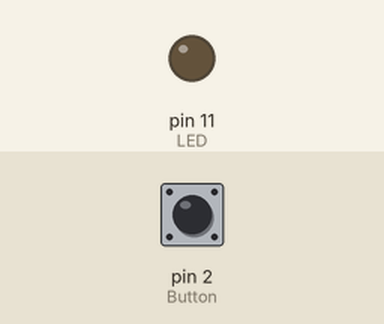
Simulated run of this sketch. Board: Arduino Uno, built with avr-gcc and run on an emulated ATmega328P. On the bench: output pins drawn as LEDs (lit = HIGH). The inputs (shaded band) are chosen by the test bench; at power-on: pin 2 (Button) HIGH.

Above: at 1.2 s.
1.3 s: pin 2 (Button) pulled LOW for 0.15 s
At 2.5 s:
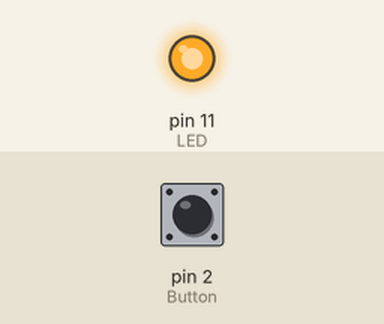
2.9 s: pin 2 (Button) pulled LOW for 1 s
At 3.8 s:
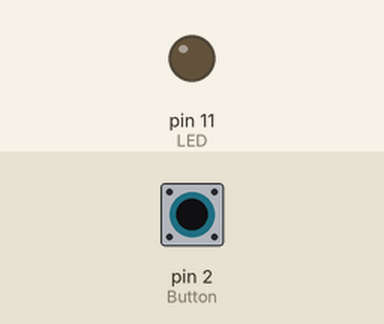
5.4 s: pin 2 (Button) pulled LOW for 3.2 s
At 5.7 s:
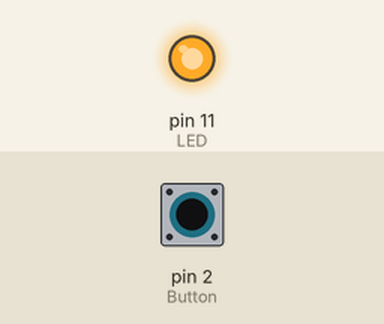
Timing chart, 0 to 8.4 s (numbered marks = the images above; inputs shaded):
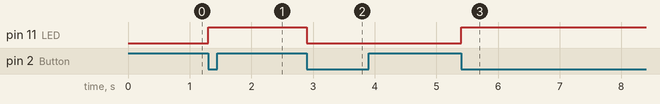

The sketch:

Tlacitko_Test.ino
```cpp
int LED = 11;
int Button = 2;
int oldState;

void setup()
{

	pinMode(LED,OUTPUT);
	pinMode(Button,INPUT);


}

void loop()
{

	//Button HIGHT == nezmáèknutý

	if (digitalRead(Button) == LOW)
	{
		if (oldState == HIGH)
		{
			digitalWrite(LED, LOW);

			oldState = LOW;
		}
		else
		{
			digitalWrite(LED, HIGH);

			oldState = HIGH;
		}

		//attachInterrup(LED,ISR,CHANGE); // taky pøepínaè

		while (digitalRead(Button) == LOW);
		{


		}

	}

}
```

Measured:
- after the input at 1.3 s, pin 11 (LED): LOW → HIGH at once
- after the input at 2.9 s, pin 11 (LED): HIGH → LOW at once
- after the input at 5.4 s, pin 11 (LED): LOW → HIGH at once
